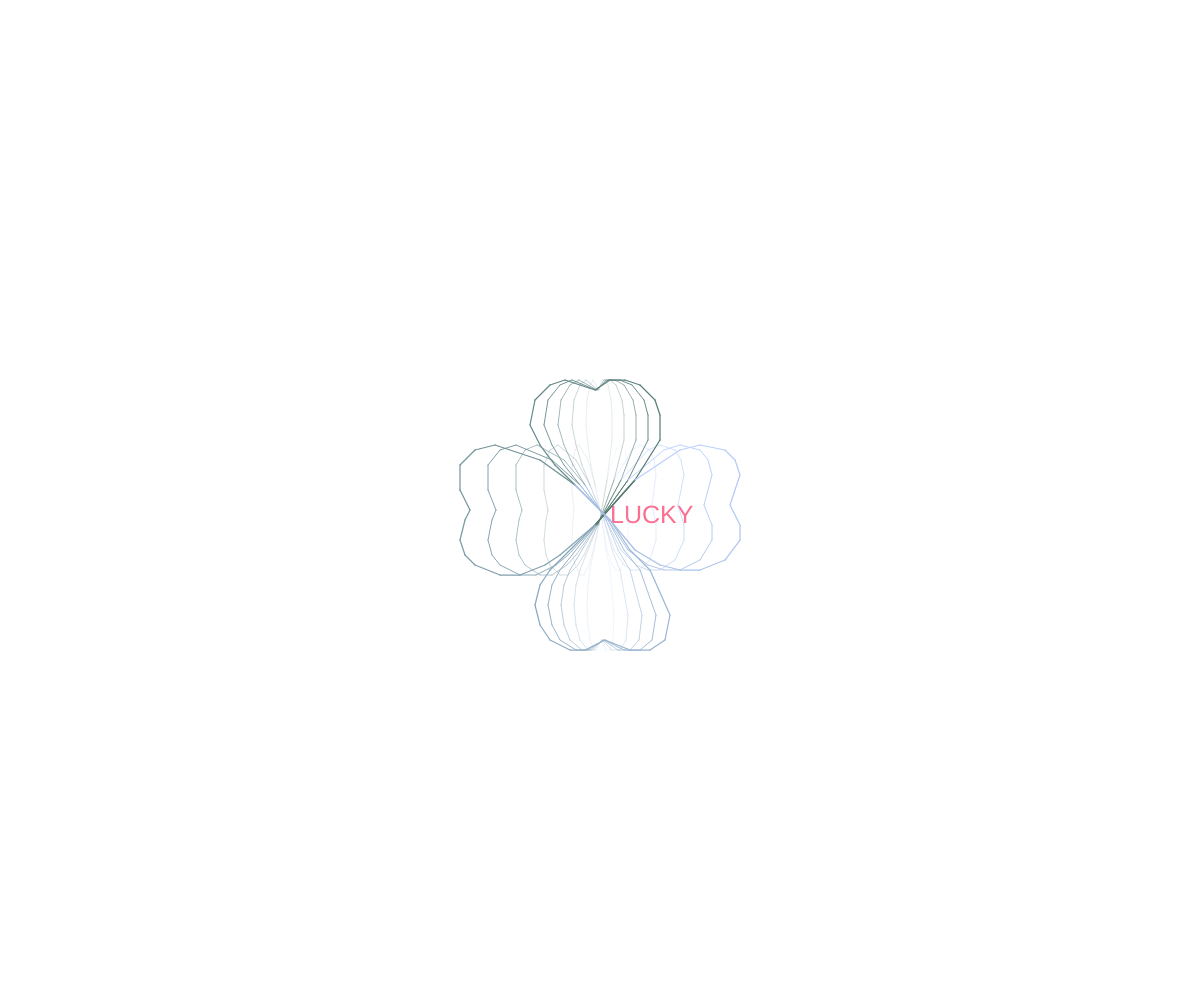
Frame 1 (no input)
Frame 60 (no input): identical to frame 1, image omitted
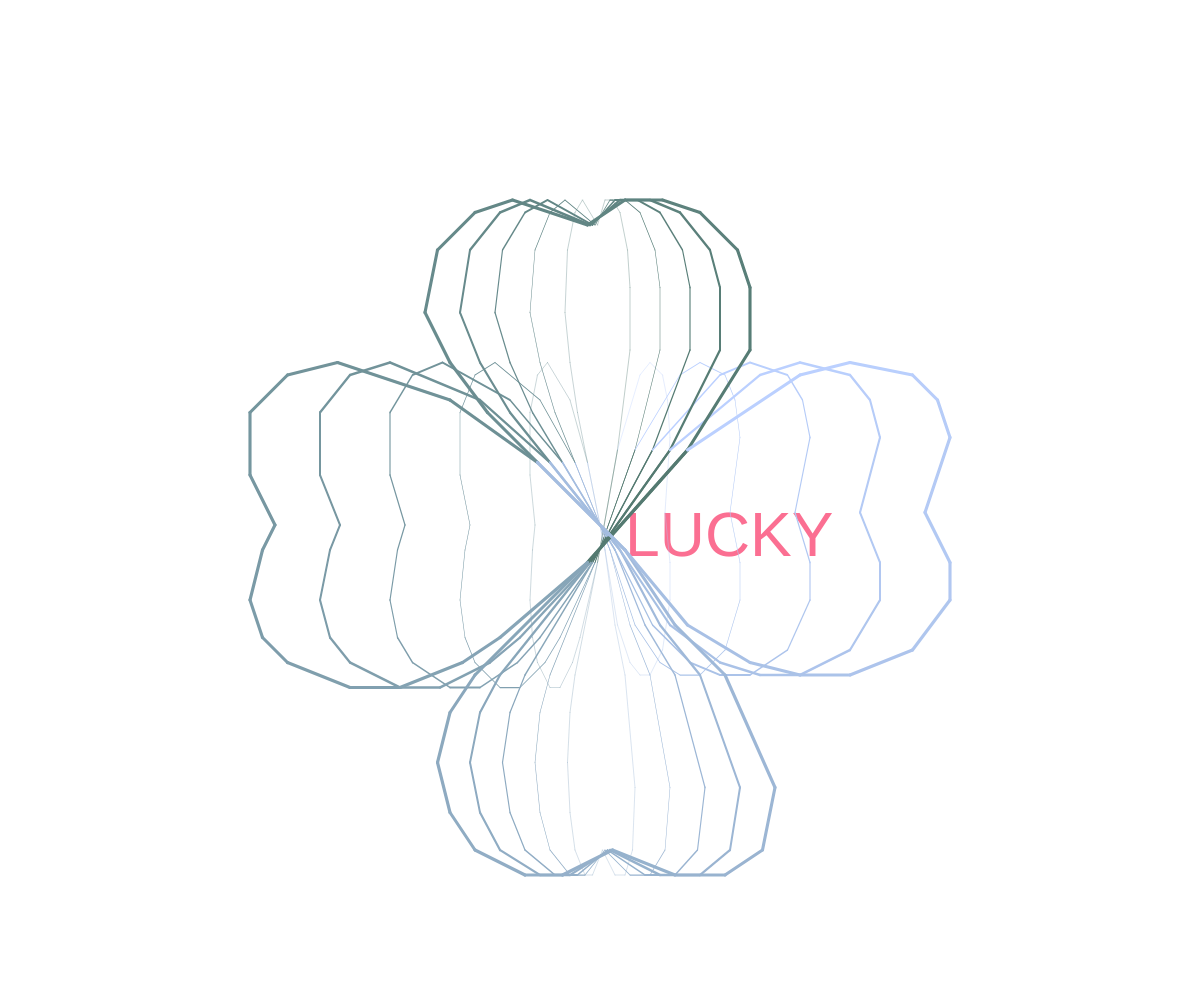
Frame 120 (the mouse pressed at the canvas centre since frame 60)

The p5.js sketch that drew these frames (run headless with seeded random() and noise() and a simulated clock; from frame 60 on, the mouse is pressed at the canvas centre):

// p5.js sketch
// ── sketch.js
let points = [[7,-4],[-1,5],[7,-4],[12,-12],[12,-17],[11,-20],[8,-23],[5,-24],[2,-24],[-1,-22],[-7,-24],[-10,-23],[-13,-20],[-14,-15],[-12,-11],[-9,-7],[-5,-3],[-12,-8],[-21,-11],[-25,-10],[-28,-7],[-28,-2],[-26,2],[-27,4],[-28,8],[-27,11],[-25,13],[-20,15],[-16,15],[-11,13],[-8,11],[-1,5],[-10,14],[-12,17],[-13,21],[-12,25],[-10,28],[-6,30],[-3,30],[1,28],[6,30],[10,30],[13,28],[14,23],[10,14],[6,10],[2,4],[-5,-3],[2,4],[7,10],[12,13],[16,14],[20,14],[25,12],[28,8],[28,5],[26,1],[28,-5],[27,-8],[25,-10],[20,-11],[16,-10]]; 

function setup() {   
  createCanvas(windowWidth, windowHeight); 
  for (let i = 0; i < points.length; i++) {
    for (let j = 0; j < points[i].length; j++) {
      points[i][j] = points[i][j] * 10;
    }
  }
}

//---------線條採用漸層呈現，產生由小到大至少五層的圖------------
function draw() {
  background(255);
  translate(width/2, height/2);//原點放置於視窗中央
  let zoom = map(mouseX, 0, width , 0.5, 2)//滑鼠橫軸控制縮放，設定縮放比例
  scale(zoom);
  textSize(50)  //文字大小
  fill("#fb6f92");  //設定顏色
  text("LUCKY",20,45)  //顯示文字
  for(let k = 1 ; k<6 ; k++){//由小到大至少五層的圖
    push();
    scale(k/5.0,+5/5.0) //按迴圈次數放大畫布比例
    strokeWeight(k/2.0) //按迴圈次數調整框線粗細

  for (let i = 0; i < points.length-1; i++) {
    let from = color("#52796f"); //漸層的起始顏色
    let to = color("#bbd0ff"); //漸層的結束顏色
    stroke(gradient(from, to, i/(points.length-2))); //漸層線條顏色
    line(points[i][0], points[i][1], points[i+1][0], points[i+1][1]);
  }
  
  let from = color("#52796f");
  let to = color("#bbd0ff");
  stroke(gradient(from, to, 1)); //漸層線條顏色
  line(points[points.length-1][0], points[points.length-1][1], points[0][0], points[0][1]);//連接最後與第一個點
  pop();
  }
}

// 定義gradient函數
function gradient(from, to, percent) {
  let r = red(from) + percent * (red(to) - red(from)); //根據percent值計算紅色通道的值
  let g = green(from) + percent * (green(to) - green(from)); //根據percent值計算綠色通道的值
  let b = blue(from) + percent * (blue(to) - blue(from)); //根據percent值計算藍色通道的值
  return color(r, g, b); //返回最終的漸層顏色
}
